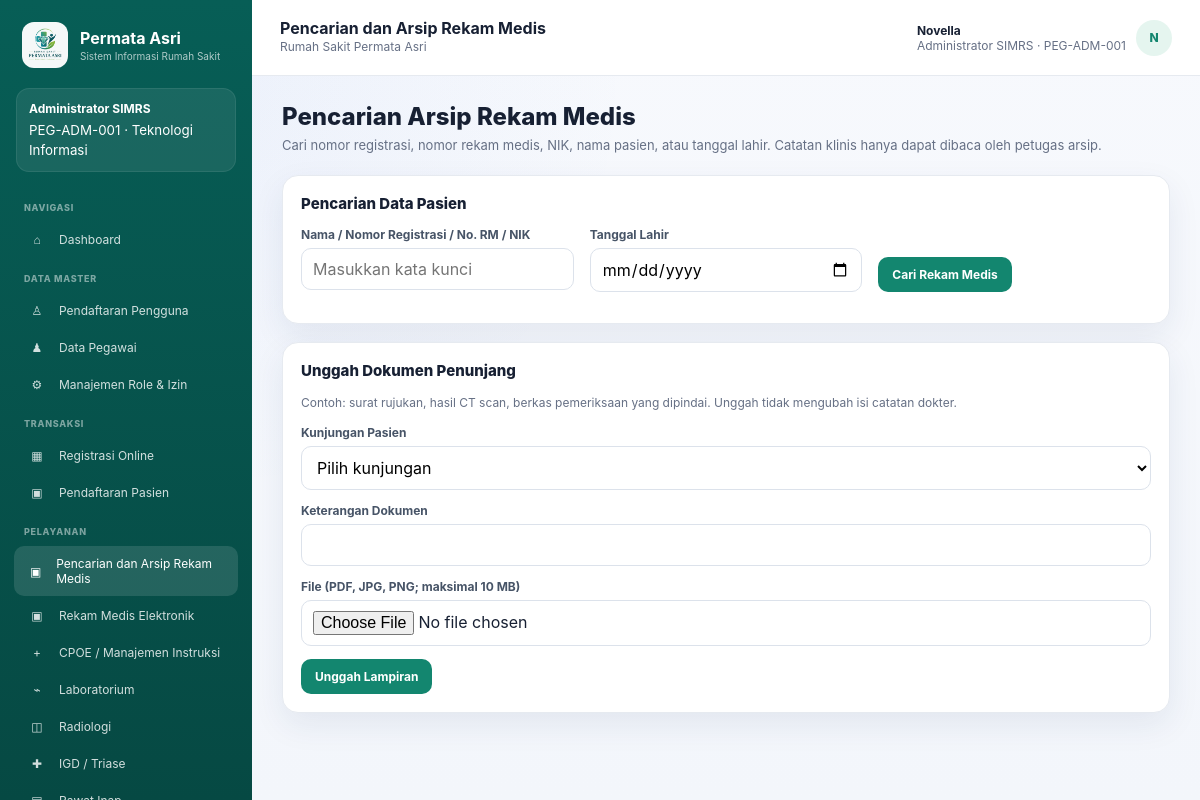
The page /emr_archive.php (signed in) on the database its author committed.
### tables this page shows
CREATE TABLE users (
    id INT AUTO_INCREMENT PRIMARY KEY,
    employee_id INT NOT NULL UNIQUE,
    username VARCHAR(60) NOT NULL UNIQUE,
    password_hash VARCHAR(255) NOT NULL,
    is_active TINYINT(1) NOT NULL DEFAULT 1,
    created_at DATETIME NOT NULL DEFAULT CURRENT_TIMESTAMP,
    CONSTRAINT fk_user_employee FOREIGN KEY (employee_id) REFERENCES employees(id)
);

CREATE TABLE roles (
    id INT AUTO_INCREMENT PRIMARY KEY,
    code VARCHAR(50) NOT NULL UNIQUE,
    name VARCHAR(100) NOT NULL
);

CREATE TABLE employees (
    id INT AUTO_INCREMENT PRIMARY KEY,
    employee_code VARCHAR(30) NOT NULL UNIQUE,
    full_name VARCHAR(150) NOT NULL,
    profession VARCHAR(100) NOT NULL,
    role_id INT NOT NULL,
    unit_id INT NULL,
    is_active TINYINT(1) NOT NULL DEFAULT 1,
    CONSTRAINT fk_employee_role FOREIGN KEY (role_id) REFERENCES roles(id),
    CONSTRAINT fk_employee_unit FOREIGN KEY (unit_id) REFERENCES units(id)
);

CREATE TABLE units (
    id INT AUTO_INCREMENT PRIMARY KEY,
    code VARCHAR(30) NOT NULL UNIQUE,
    name VARCHAR(100) NOT NULL,
    unit_type VARCHAR(30) NOT NULL
);

CREATE TABLE menus (
    id INT AUTO_INCREMENT PRIMARY KEY,
    label VARCHAR(100) NOT NULL,
    icon VARCHAR(10) NOT NULL,
    section_name VARCHAR(50) NOT NULL,
    page_file VARCHAR(100) NOT NULL,
    permission_code VARCHAR(80) NOT NULL,
    sort_order INT NOT NULL DEFAULT 0,
    is_active TINYINT(1) NOT NULL DEFAULT 1
);

### config/database.php (called while the page is built, shortened)
<?php
function db_setting(string $name, string $default): string { $value=getenv($name); return $value===false ? $default : $value; }
function db(): PDO
{
    static $pdo = null;
    if ($pdo instanceof PDO) {
        return $pdo;
    }
    $dsn = 'mysql:host=' . db_setting('SIMRS_DB_HOST','127.0.0.1') . ';port=' . db_setting('SIMRS_DB_PORT','8889') . ';dbname=' . db_setting('SIMRS_DB_NAME','simrs_permata_asri') . ';charset=utf8mb4';
    $pdo = new PDO($dsn, db_setting('SIMRS_DB_USER','root'), db_setting('SIMRS_DB_PASS','root'), [
        PDO::ATTR_ERRMODE => PDO::ERRMODE_EXCEPTION,
        PDO::ATTR_DEFAULT_FETCH_MODE => PDO::FETCH_ASSOC,
        PDO::ATTR_EMULATE_PREPARES => false,
    ]);
    return $pdo;
}

### includes/functions.php (called while the page is built, shortened)
<?php
require_once __DIR__ . '/../config/database.php';
function e(?string $value): string
{
    return htmlspecialchars($value ?? '', ENT_QUOTES, 'UTF-8');
}
function current_user(): ?array
{
    $stmt = db()->prepare(
        'SELECT u.id AS user_id, u.username, e.id AS employee_id, e.employee_code,
                e.full_name, e.profession, r.id AS role_id, r.code AS role_code,
                r.name AS role_name, un.name AS unit_name, e.unit_id
         FROM users u
         JOIN employees e ON e.id = u.employee_id
         JOIN roles r ON r.id = e.role_id
         LEFT JOIN units un ON un.id = e.unit_id
         WHERE u.id = ? AND u.is_active = 1
         LIMIT 1'
    );
    $stmt->execute([$_SESSION['user_id']]);
    $user = $stmt->fetch();
    return $user ?: null;
}
function require_login(): array
{
    $user = current_user();
    return $user;
}
function sidebar_menus(int $roleId): array
{
    $stmt = db()->prepare(
        'SELECT DISTINCT m.id, m.label, m.icon, m.section_name, m.page_file, m.sort_order
         FROM menus m
         JOIN permissions p ON p.code = m.permission_code
         JOIN role_permissions rp ON rp.permission_id = p.id
         WHERE rp.role_id = ? AND m.is_active = 1
         ORDER BY m.sort_order, m.id'
    );
    $stmt->execute([$roleId]);
    $result=$stmt->fetchAll();
    $user=current_user();
    return array_values(array_filter($result, static function($m) use ($user) {
        $restricted=['user_registration.php','employees.php','role_management.php','reporting.php'];
        if (in_array($m['page_file'],$restricted,true) && !is_admin($user)) return false;
        if ($m['page_file']==='inpatient.php' && in_array(($user['role_code']??''),['dokter','perawat'],true)) {
            $q=db()->prepare('SELECT unit_type FROM units WHERE id=?'); $q->execute([(int)($user['unit_id']??0)]);
            if ($q->fetchColumn()!=='RAWAT_INAP') return false;
        }
        return true;
    }));
}
function is_admin(array $user): bool { return $user['role_code'] === 'admin_simrs'; }

### emr_archive.php (the view, shortened to what this page needs)
<?php
require_once __DIR__.'/includes/functions.php';$user=require_login();require_permission($user,'emr.archive');$pageTitle='Pencarian dan Arsip Rekam Medis';$pdo=db();$search=trim($_GET['q']??'');$date=trim($_GET['birth_date']??'');
require __DIR__.'/includes/header.php';?>
<h1 class="page-title">Pencarian Arsip Rekam Medis</h1><p class="page-subtitle">Cari nomor registrasi, nomor rekam medis, NIK, nama pasien, atau tanggal lahir. Catatan klinis hanya dapat dibaca oleh petugas arsip.</p>
<div class="card"><h2 class="section-title">Pencarian Data Pasien</h2><form method="get" class="grid grid-3"><div class="field"><label>Nama / Nomor Registrasi / No. RM / NIK</label><input class="input" name="q" value="<?=e($search)?>" placeholder="Masukkan kata kunci"></div><div class="field"><label>Tanggal Lahir</label><input class="input" type="date" name="birth_date" value="<?=e($date)?>"></div><div class="field" style="align-self:end"><button class="btn btn-primary">Cari Rekam Medis</button></div></form></div>
<?php if(in_array($user['role_code'],['rekammedis','admin_simrs'],true)):?><div class="card" style="margin-top:18px"><h2 class="section-title">Unggah Dokumen Penunjang</h2><p class="note">Contoh: surat rujukan, hasil CT scan, berkas pemeriksaan yang dipindai. Unggah tidak mengubah isi catatan dokter.</p><form method="post" enctype="multipart/form-data"><input type="hidden" name="csrf_token" value="<?=e(csrf_token())?>"><div class="field"><label>Kunjungan Pasien</label><select class="input" name="registration_id" required><option value="">Pilih kunjungan</option><?php $q=$pdo->query('SELECT r.id,r.registration_no,p.full_name FROM registrations r JOIN patients p ON p.id=r.patient_id ORDER BY r.id DESC LIMIT 150');foreach($q as $row):?><option value="<?=$row['id']?>"><?=e($row['registration_no'].' · '.$row['full_name'])?></option><?php endforeach;?></select></div><div class="field"><label>Keterangan Dokumen</label><input class="input" name="description" required></div><div class="field"><label>File (PDF, JPG, PNG; maksimal 10 MB)</label><input class="input" type="file" name="attachment" accept=".pdf,.jpg,.jpeg,.png" required></div><button class="btn btn-primary">Unggah Lampiran</button></form></div><?php endif;?>
<?php require __DIR__.'/includes/footer.php';?>

### includes/header.php (shortened to what this page needs)
<?php
$pageTitle = $pageTitle ?? 'SIMRS';
$activeFile = basename($_SERVER['PHP_SELF']);
$menus = sidebar_menus((int) $user['role_id']);
$initials = strtoupper(substr($user['full_name'], 0, 1));
?>
<!DOCTYPE html>
<html lang="id">
<head>
  <link rel="stylesheet" href="assets/css/app.css">
</head>
<body>
  <aside class="sidebar">
    <div class="sidebar-brand">
      <div class="brand-mark"><img src="assets/images/permata-asri-logo.png" alt="Logo Rumah Sakit Permata Asri"></div>
      <div>
        <strong>Permata Asri</strong>
        <small>Sistem Informasi Rumah Sakit</small>
      </div>
    </div>
    <div class="role-card">
      <b><?= e($user['role_name']) ?></b>
      <small><?= e($user['employee_code']) ?> · <?= e($user['unit_name'] ?? '-') ?></small>
    </div>
    <?php $section = null; ?>
    <?php foreach ($menus as $menu): ?>
      <?php if ($section !== $menu['section_name']): $section = $menu['section_name']; ?>
        <div class="sidebar-menu-title"><?= e($section) ?></div>
      <?php endif; ?>
      <a class="sidebar-link <?= $activeFile === $menu['page_file'] ? 'active' : '' ?>" href="<?= e($menu['page_file']) ?>">
        <span class="ico"><?= e($menu['icon']) ?></span>
        <span><?= e($menu['label']) ?></span>
      </a>
    <?php endforeach; ?>
  </aside>
  <div class="content-shell">
    <header class="topbar">
      <div>
        <strong><?= e($pageTitle) ?></strong>
        <div class="note">Rumah Sakit Permata Asri</div>
      </div>
      <div class="user-chip">
        <div>
          <strong><?= e($user['full_name']) ?></strong>
          <span><?= e($user['profession']) ?> · <?= e($user['employee_code']) ?></span>
        </div>
        <div class="avatar"><?= e($initials) ?></div>
      </div>
    </header>
    <main class="page-wrap">

### rows shown on the page
users: roles.name "Administrator SIMRS", employee.employee_code "PEG-ADM-001", units.name "Teknologi Informasi", employee.full_name "Novella", employee.profession "Administrator SIMRS", employee.full_name "N"
menus: section_name "NAVIGASI", icon "⌂", label "Dashboard"
menus: section_name "DATA MASTER", icon "♙", label "Pendaftaran Pengguna"
menus: icon "♟", label "Data Pegawai"
menus: icon "⚙", label "Manajemen Role & Izin"
menus: section_name "TRANSAKSI", icon "▦", label "Registrasi Online"
menus: icon "▣", label "Pendaftaran Pasien"
menus: section_name "PELAYANAN", icon "▣", label "Pencarian dan Arsip Rekam Medis"
menus: icon "▣", label "Rekam Medis Elektronik"
menus: icon "+", label "CPOE / Manajemen Instruksi"
menus: icon "⌁", label "Laboratorium"
menus: icon "◫", label "Radiologi"
menus: icon "✚", label "IGD / Triase"

### other values the page prints
$pageTitle "Pencarian dan Arsip Rekam Medis"
